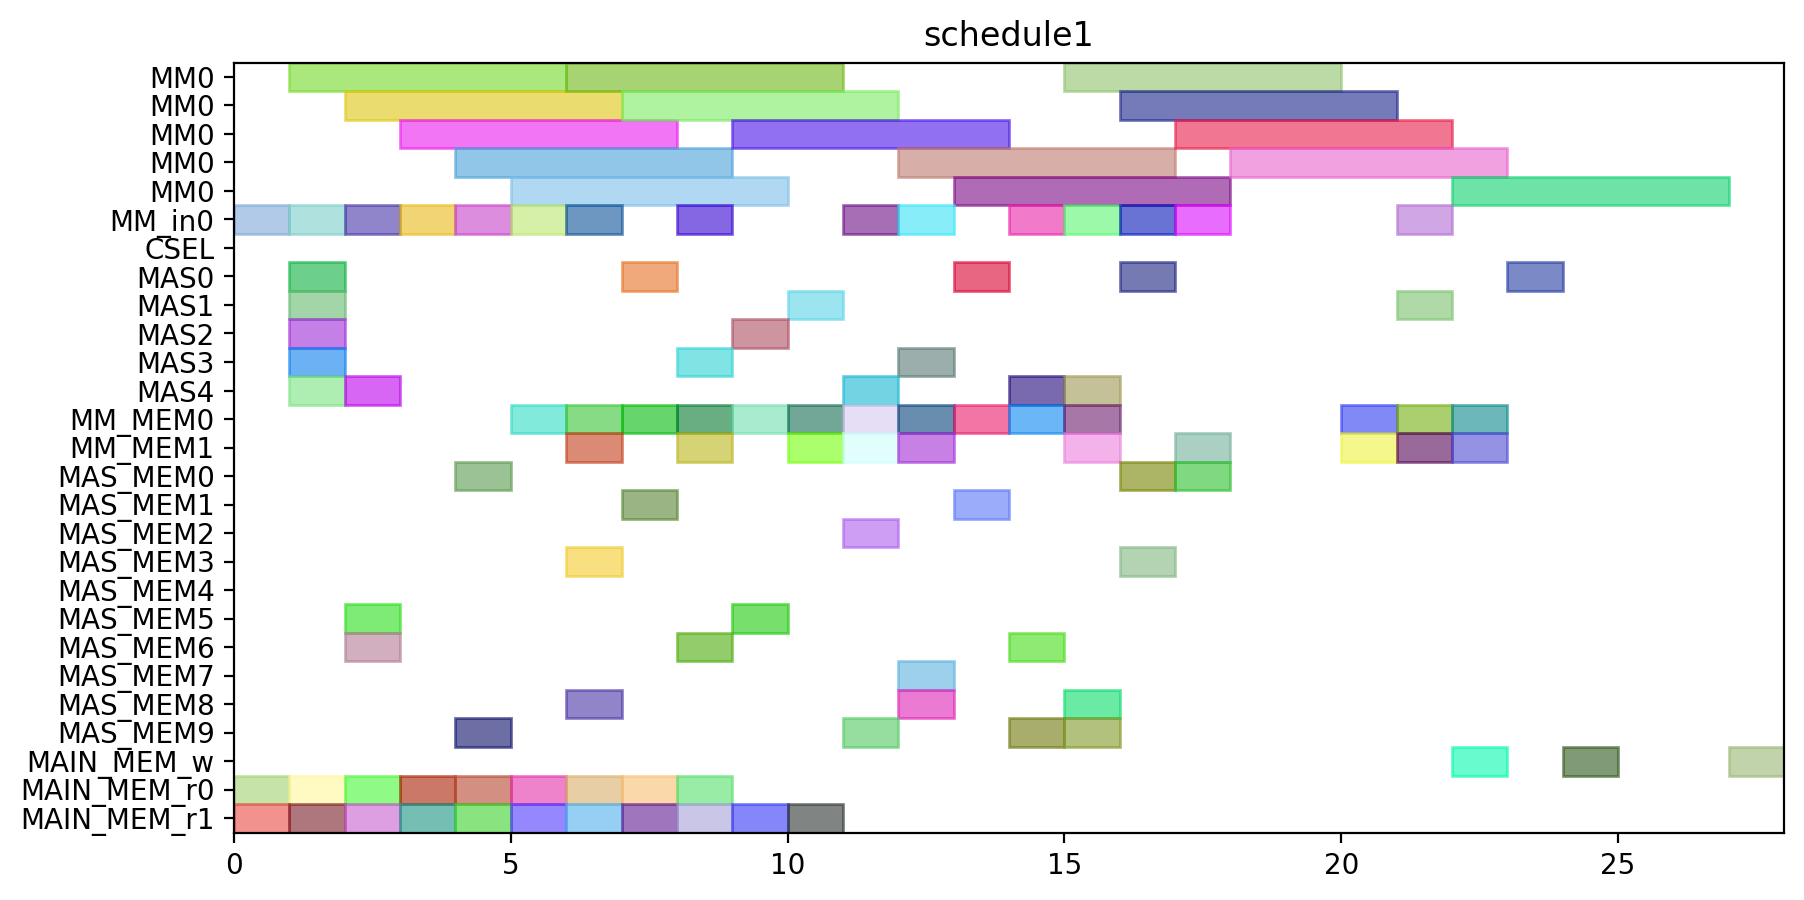

The script that drew this image:
from pyschedule import Scenario, solvers, plotters, alt


def solve():
	horizon = 112
	S = Scenario("schedule1", horizon=horizon)

	# resource
	MM = S.Resources('MM', num=1, size=5)
	MM_in = S.Resources('MM_in', num=1)
	CSEL = S.Resource('CSEL')
	MAS = S.Resources('MAS', num=5, size=1, periods=range(1, horizon))
	MM_MEM = S.Resources('MM_MEM', num=2)
	MAS_MEM = S.Resources('MAS_MEM', num=10)
	MAIN_MEM_w = S.Resource('MAIN_MEM_w', size=1)
	MAIN_MEM_r = S.Resources('MAIN_MEM_r', num=2)

	# result of previous scheduling
	t2_in = S.Task('t2_in', length=1, delay_cost=1)
	S += t2_in >= 0
	t2_in += MM_in[0]

	t2_mem0 = S.Task('t2_mem0', length=1, delay_cost=1)
	S += t2_mem0 >= 0
	t2_mem0 += MAIN_MEM_r[0]

	t4_mem1 = S.Task('t4_mem1', length=1, delay_cost=1)
	S += t4_mem1 >= 0
	t4_mem1 += MAIN_MEM_r[1]

	t0_in = S.Task('t0_in', length=1, delay_cost=1)
	S += t0_in >= 1
	t0_in += MM_in[0]

	t0_mem0 = S.Task('t0_mem0', length=1, delay_cost=1)
	S += t0_mem0 >= 1
	t0_mem0 += MAIN_MEM_r[0]

	t13 = S.Task('t13', length=1, delay_cost=1)
	S += t13 >= 1
	t13 += MAS[3]

	t14 = S.Task('t14', length=1, delay_cost=1)
	S += t14 >= 1
	t14 += MAS[2]

	t2 = S.Task('t2', length=5, delay_cost=1)
	S += t2 >= 1
	t2 += MM[0]

	t2_mem1 = S.Task('t2_mem1', length=1, delay_cost=1)
	S += t2_mem1 >= 1
	t2_mem1 += MAIN_MEM_r[1]

	t3 = S.Task('t3', length=1, delay_cost=1)
	S += t3 >= 1
	t3 += MAS[0]

	t8 = S.Task('t8', length=1, delay_cost=1)
	S += t8 >= 1
	t8 += MAS[4]

	t9 = S.Task('t9', length=1, delay_cost=1)
	S += t9 >= 1
	t9 += MAS[1]

	t0 = S.Task('t0', length=5, delay_cost=1)
	S += t0 >= 2
	t0 += MM[0]

	t15_in = S.Task('t15_in', length=1, delay_cost=1)
	S += t15_in >= 2
	t15_in += MM_in[0]

	t15_mem0 = S.Task('t15_mem0', length=1, delay_cost=1)
	S += t15_mem0 >= 2
	t15_mem0 += MAS_MEM[6]

	t15_mem1 = S.Task('t15_mem1', length=1, delay_cost=1)
	S += t15_mem1 >= 2
	t15_mem1 += MAS_MEM[5]

	t1_mem0 = S.Task('t1_mem0', length=1, delay_cost=1)
	S += t1_mem0 >= 2
	t1_mem0 += MAIN_MEM_r[0]

	t23_mem1 = S.Task('t23_mem1', length=1, delay_cost=1)
	S += t23_mem1 >= 2
	t23_mem1 += MAIN_MEM_r[1]

	t4 = S.Task('t4', length=1, delay_cost=1)
	S += t4 >= 2
	t4 += MAS[4]

	t13_mem0 = S.Task('t13_mem0', length=1, delay_cost=1)
	S += t13_mem0 >= 3
	t13_mem0 += MAIN_MEM_r[0]

	t15 = S.Task('t15', length=5, delay_cost=1)
	S += t15 >= 3
	t15 += MM[0]

	t1_in = S.Task('t1_in', length=1, delay_cost=1)
	S += t1_in >= 3
	t1_in += MM_in[0]

	t9_mem1 = S.Task('t9_mem1', length=1, delay_cost=1)
	S += t9_mem1 >= 3
	t9_mem1 += MAIN_MEM_r[1]

	t1 = S.Task('t1', length=5, delay_cost=1)
	S += t1 >= 4
	t1 += MM[0]

	t13_mem1 = S.Task('t13_mem1', length=1, delay_cost=1)
	S += t13_mem1 >= 4
	t13_mem1 += MAIN_MEM_r[1]

	t5_in = S.Task('t5_in', length=1, delay_cost=1)
	S += t5_in >= 4
	t5_in += MM_in[0]

	t5_mem0 = S.Task('t5_mem0', length=1, delay_cost=1)
	S += t5_mem0 >= 4
	t5_mem0 += MAS_MEM[0]

	t5_mem1 = S.Task('t5_mem1', length=1, delay_cost=1)
	S += t5_mem1 >= 4
	t5_mem1 += MAS_MEM[9]

	t8_mem0 = S.Task('t8_mem0', length=1, delay_cost=1)
	S += t8_mem0 >= 4
	t8_mem0 += MAIN_MEM_r[0]

	t1_mem1 = S.Task('t1_mem1', length=1, delay_cost=1)
	S += t1_mem1 >= 5
	t1_mem1 += MAIN_MEM_r[1]

	t20_in = S.Task('t20_in', length=1, delay_cost=1)
	S += t20_in >= 5
	t20_in += MM_in[0]

	t20_mem0 = S.Task('t20_mem0', length=1, delay_cost=1)
	S += t20_mem0 >= 5
	t20_mem0 += MM_MEM[0]

	t3_mem0 = S.Task('t3_mem0', length=1, delay_cost=1)
	S += t3_mem0 >= 5
	t3_mem0 += MAIN_MEM_r[0]

	t5 = S.Task('t5', length=5, delay_cost=1)
	S += t5 >= 5
	t5 += MM[0]

	t10_in = S.Task('t10_in', length=1, delay_cost=1)
	S += t10_in >= 6
	t10_in += MM_in[0]

	t10_mem0 = S.Task('t10_mem0', length=1, delay_cost=1)
	S += t10_mem0 >= 6
	t10_mem0 += MAS_MEM[8]

	t10_mem1 = S.Task('t10_mem1', length=1, delay_cost=1)
	S += t10_mem1 >= 6
	t10_mem1 += MAS_MEM[3]

	t16_mem0 = S.Task('t16_mem0', length=1, delay_cost=1)
	S += t16_mem0 >= 6
	t16_mem0 += MM_MEM[0]

	t16_mem1 = S.Task('t16_mem1', length=1, delay_cost=1)
	S += t16_mem1 >= 6
	t16_mem1 += MM_MEM[1]

	t20 = S.Task('t20', length=5, delay_cost=1)
	S += t20 >= 6
	t20 += MM[0]

	t20_mem1 = S.Task('t20_mem1', length=1, delay_cost=1)
	S += t20_mem1 >= 6
	t20_mem1 += MAIN_MEM_r[1]

	t4_mem0 = S.Task('t4_mem0', length=1, delay_cost=1)
	S += t4_mem0 >= 6
	t4_mem0 += MAIN_MEM_r[0]

	t0_mem1 = S.Task('t0_mem1', length=1, delay_cost=1)
	S += t0_mem1 >= 7
	t0_mem1 += MAIN_MEM_r[1]

	t10 = S.Task('t10', length=5, delay_cost=1)
	S += t10 >= 7
	t10 += MM[0]

	t16 = S.Task('t16', length=1, delay_cost=1)
	S += t16 >= 7
	t16 += MAS[0]

	t17_mem0 = S.Task('t17_mem0', length=1, delay_cost=1)
	S += t17_mem0 >= 7
	t17_mem0 += MM_MEM[0]

	t17_mem1 = S.Task('t17_mem1', length=1, delay_cost=1)
	S += t17_mem1 >= 7
	t17_mem1 += MAS_MEM[1]

	t9_mem0 = S.Task('t9_mem0', length=1, delay_cost=1)
	S += t9_mem0 >= 7
	t9_mem0 += MAIN_MEM_r[0]

	t14_mem0 = S.Task('t14_mem0', length=1, delay_cost=1)
	S += t14_mem0 >= 8
	t14_mem0 += MAIN_MEM_r[0]

	t17 = S.Task('t17', length=1, delay_cost=1)
	S += t17 >= 8
	t17 += MAS[3]

	t23_in = S.Task('t23_in', length=1, delay_cost=1)
	S += t23_in >= 8
	t23_in += MM_in[0]

	t23_mem0 = S.Task('t23_mem0', length=1, delay_cost=1)
	S += t23_mem0 >= 8
	t23_mem0 += MAS_MEM[6]

	t3_mem1 = S.Task('t3_mem1', length=1, delay_cost=1)
	S += t3_mem1 >= 8
	t3_mem1 += MAIN_MEM_r[1]

	t6_mem0 = S.Task('t6_mem0', length=1, delay_cost=1)
	S += t6_mem0 >= 8
	t6_mem0 += MM_MEM[0]

	t6_mem1 = S.Task('t6_mem1', length=1, delay_cost=1)
	S += t6_mem1 >= 8
	t6_mem1 += MM_MEM[1]

	t14_mem1 = S.Task('t14_mem1', length=1, delay_cost=1)
	S += t14_mem1 >= 9
	t14_mem1 += MAIN_MEM_r[1]

	t23 = S.Task('t23', length=5, delay_cost=1)
	S += t23 >= 9
	t23 += MM[0]

	t6 = S.Task('t6', length=1, delay_cost=1)
	S += t6 >= 9
	t6 += MAS[2]

	t7_mem0 = S.Task('t7_mem0', length=1, delay_cost=1)
	S += t7_mem0 >= 9
	t7_mem0 += MM_MEM[0]

	t7_mem1 = S.Task('t7_mem1', length=1, delay_cost=1)
	S += t7_mem1 >= 9
	t7_mem1 += MAS_MEM[5]

	t22_mem0 = S.Task('t22_mem0', length=1, delay_cost=1)
	S += t22_mem0 >= 10
	t22_mem0 += MM_MEM[0]

	t22_mem1 = S.Task('t22_mem1', length=1, delay_cost=1)
	S += t22_mem1 >= 10
	t22_mem1 += MM_MEM[1]

	t7 = S.Task('t7', length=1, delay_cost=1)
	S += t7 >= 10
	t7 += MAS[1]

	t8_mem1 = S.Task('t8_mem1', length=1, delay_cost=1)
	S += t8_mem1 >= 10
	t8_mem1 += MAIN_MEM_r[1]

	t21_mem0 = S.Task('t21_mem0', length=1, delay_cost=1)
	S += t21_mem0 >= 11
	t21_mem0 += MM_MEM[0]

	t21_mem1 = S.Task('t21_mem1', length=1, delay_cost=1)
	S += t21_mem1 >= 11
	t21_mem1 += MM_MEM[1]

	t22 = S.Task('t22', length=1, delay_cost=1)
	S += t22 >= 11
	t22 += MAS[4]

	t25_in = S.Task('t25_in', length=1, delay_cost=1)
	S += t25_in >= 11
	t25_in += MM_in[0]

	t25_mem0 = S.Task('t25_mem0', length=1, delay_cost=1)
	S += t25_mem0 >= 11
	t25_mem0 += MAS_MEM[2]

	t25_mem1 = S.Task('t25_mem1', length=1, delay_cost=1)
	S += t25_mem1 >= 11
	t25_mem1 += MAS_MEM[9]

	t11_mem0 = S.Task('t11_mem0', length=1, delay_cost=1)
	S += t11_mem0 >= 12
	t11_mem0 += MM_MEM[0]

	t11_mem1 = S.Task('t11_mem1', length=1, delay_cost=1)
	S += t11_mem1 >= 12
	t11_mem1 += MM_MEM[1]

	t21 = S.Task('t21', length=1, delay_cost=1)
	S += t21 >= 12
	t21 += MAS[3]

	t25 = S.Task('t25', length=5, delay_cost=1)
	S += t25 >= 12
	t25 += MM[0]

	t27_in = S.Task('t27_in', length=1, delay_cost=1)
	S += t27_in >= 12
	t27_in += MM_in[0]

	t27_mem0 = S.Task('t27_mem0', length=1, delay_cost=1)
	S += t27_mem0 >= 12
	t27_mem0 += MAS_MEM[8]

	t27_mem1 = S.Task('t27_mem1', length=1, delay_cost=1)
	S += t27_mem1 >= 12
	t27_mem1 += MAS_MEM[7]

	t11 = S.Task('t11', length=1, delay_cost=1)
	S += t11 >= 13
	t11 += MAS[0]

	t12_mem0 = S.Task('t12_mem0', length=1, delay_cost=1)
	S += t12_mem0 >= 13
	t12_mem0 += MM_MEM[0]

	t12_mem1 = S.Task('t12_mem1', length=1, delay_cost=1)
	S += t12_mem1 >= 13
	t12_mem1 += MAS_MEM[1]

	t27 = S.Task('t27', length=5, delay_cost=1)
	S += t27 >= 13
	t27 += MM[0]

	t12 = S.Task('t12', length=1, delay_cost=1)
	S += t12 >= 14
	t12 += MAS[4]

	t18_mem0 = S.Task('t18_mem0', length=1, delay_cost=1)
	S += t18_mem0 >= 14
	t18_mem0 += MM_MEM[0]

	t29_in = S.Task('t29_in', length=1, delay_cost=1)
	S += t29_in >= 14
	t29_in += MM_in[0]

	t29_mem0 = S.Task('t29_mem0', length=1, delay_cost=1)
	S += t29_mem0 >= 14
	t29_mem0 += MAS_MEM[6]

	t29_mem1 = S.Task('t29_mem1', length=1, delay_cost=1)
	S += t29_mem1 >= 14
	t29_mem1 += MAS_MEM[9]

	t18 = S.Task('t18', length=1, delay_cost=1)
	S += t18 >= 15
	t18 += MAS[4]

	t19_mem0 = S.Task('t19_mem0', length=1, delay_cost=1)
	S += t19_mem0 >= 15
	t19_mem0 += MM_MEM[0]

	t19_mem1 = S.Task('t19_mem1', length=1, delay_cost=1)
	S += t19_mem1 >= 15
	t19_mem1 += MAS_MEM[9]

	t29 = S.Task('t29', length=5, delay_cost=1)
	S += t29 >= 15
	t29 += MM[0]

	t19 = S.Task('t19', length=1, delay_cost=1)
	S += t19 >= 16
	t19 += MAS[0]

	t28_in = S.Task('t28_in', length=1, delay_cost=1)
	S += t28_in >= 16
	t28_in += MM_in[0]

	t28_mem0 = S.Task('t28_mem0', length=1, delay_cost=1)
	S += t28_mem0 >= 16
	t28_mem0 += MAS_MEM[0]

	t28_mem1 = S.Task('t28_mem1', length=1, delay_cost=1)
	S += t28_mem1 >= 16
	t28_mem1 += MAS_MEM[3]

	t28 = S.Task('t28', length=5, delay_cost=1)
	S += t28 >= 17
	t28 += MM[0]


	# new tasks
	t24_in = S.Task('t24_in', length=1, delay_cost=1)
	t24_in += alt(MM_in)
	t24 = S.Task('t24', length=5, delay_cost=1)
	t24 += alt(MM)
	S += t24>=t24_in

	t24_mem0 = S.Task('t24_mem0', length=1, delay_cost=1)
	t24_mem0 += MAS_MEM[8]
	S += 14 < t24_mem0
	S += t24_mem0 <= t24

	t24_mem1 = S.Task('t24_mem1', length=1, delay_cost=1)
	t24_mem1 += MM_MEM[1]
	S += 13 < t24_mem1
	S += t24_mem1 <= t24

	t26_in = S.Task('t26_in', length=1, delay_cost=1)
	t26_in += alt(MM_in)
	t26 = S.Task('t26', length=5, delay_cost=1)
	t26 += alt(MM)
	S += t26>=t26_in

	t26_mem0 = S.Task('t26_mem0', length=1, delay_cost=1)
	t26_mem0 += MAS_MEM[0]
	S += 16 < t26_mem0
	S += t26_mem0 <= t26

	t26_mem1 = S.Task('t26_mem1', length=1, delay_cost=1)
	t26_mem1 += MM_MEM[1]
	S += 13 < t26_mem1
	S += t26_mem1 <= t26

	PZ_new_in = S.Task('PZ_new_in', length=1, delay_cost=1)
	PZ_new_in += alt(MM_in)
	PZ_new = S.Task('PZ_new', length=5, delay_cost=1)
	PZ_new += alt(MM)
	S += PZ_new>=PZ_new_in

	S += 0<PZ_new

	PZ_new_w = S.Task('PZ_new_w', length=1, delay_cost=1)
	PZ_new_w += alt(MAIN_MEM_w)
	S += PZ_new <= PZ_new_w

	PZ_new_mem0 = S.Task('PZ_new_mem0', length=1, delay_cost=1)
	PZ_new_mem0 += MM_MEM[0]
	S += 19 < PZ_new_mem0
	S += PZ_new_mem0 <= PZ_new

	PZ_new_mem1 = S.Task('PZ_new_mem1', length=1, delay_cost=1)
	PZ_new_mem1 += MM_MEM[1]
	S += 21 < PZ_new_mem1
	S += PZ_new_mem1 <= PZ_new

	PX_new = S.Task('PX_new', length=1, delay_cost=1)
	PX_new += alt(MAS)

	S += 0<PX_new

	PX_new_w = S.Task('PX_new_w', length=1, delay_cost=1)
	PX_new_w += alt(MAIN_MEM_w)
	S += PX_new <= PX_new_w

	PX_new_mem0 = S.Task('PX_new_mem0', length=1, delay_cost=1)
	PX_new_mem0 += MM_MEM[0]
	S += 16 < PX_new_mem0
	S += PX_new_mem0 <= PX_new

	PX_new_mem1 = S.Task('PX_new_mem1', length=1, delay_cost=1)
	PX_new_mem1 += alt(MM_MEM)
	S += (t24*MM[0])-1 < PX_new_mem1*MM_MEM[1]
	S += PX_new_mem1 <= PX_new

	PY_new = S.Task('PY_new', length=1, delay_cost=1)
	PY_new += alt(MAS)

	S += 0<PY_new

	PY_new_w = S.Task('PY_new_w', length=1, delay_cost=1)
	PY_new_w += alt(MAIN_MEM_w)
	S += PY_new <= PY_new_w

	PY_new_mem0 = S.Task('PY_new_mem0', length=1, delay_cost=1)
	PY_new_mem0 += MM_MEM[0]
	S += 17 < PY_new_mem0
	S += PY_new_mem0 <= PY_new

	PY_new_mem1 = S.Task('PY_new_mem1', length=1, delay_cost=1)
	PY_new_mem1 += alt(MM_MEM)
	S += (t26*MM[0])-1 < PY_new_mem1*MM_MEM[1]
	S += PY_new_mem1 <= PY_new

	solvers.mip.solve(S,msg=1,kind='CPLEX',ratio_gap=1.01)

	solution = [['hoge']*len(S.solution()[1]) for i in range(len(S.solution()))]
	for i in range(len(S.solution())):
		for j in range(len(S.solution()[i])):
			solution[i][j]=str(S.solution()[i][j])
	print(solution)

	cycles = int(solution[-1][3])

	pic_file_name = "/home/mfukuda/ABE/multiRAM_multiMAS_16mux/scheduling_result/stage5MM1_stage1MAS5/EP_ADD_A_0/schedule1.png"
	if(S.solution() != []):
		plotters.matplotlib.plot(S,img_filename=pic_file_name, show_task_labels=False, fig_size=(cycles*0.25+3, 5))

	return solution
